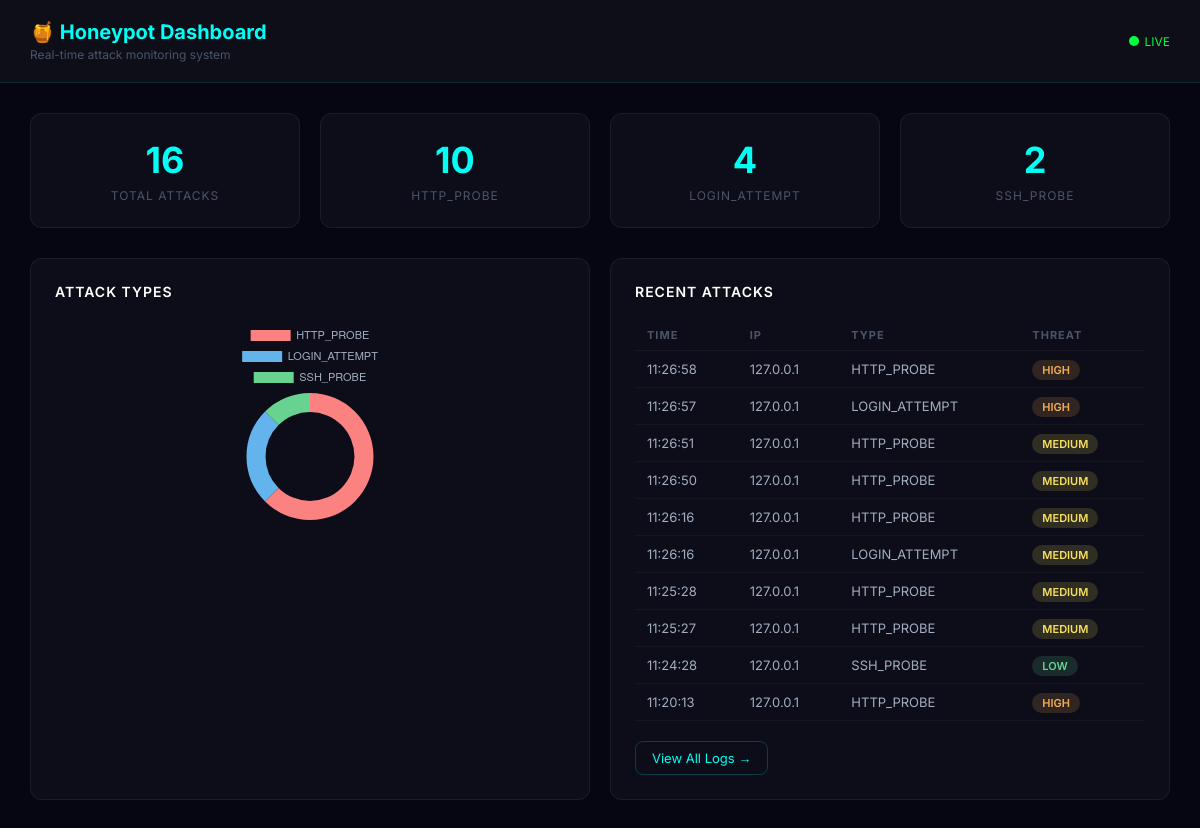
The page / on the database its author committed.
### tables this page shows
CREATE TABLE attacks (
            id INTEGER PRIMARY KEY AUTOINCREMENT,
            timestamp TEXT,
            ip_address TEXT,
            port INTEGER,
            attack_type TEXT,
            username TEXT,
            password TEXT,
            raw_data TEXT,
            threat_level TEXT
        );

### dashboard/app.py (the view)
@app.route('/')
def index():
    init_db()
    stats = get_stats()
    recent_attacks = get_all_attacks()[:10]
    return render_template('index.html', stats=stats, attacks=recent_attacks)

### core/database.py (called while the page is built)
def init_db():
    conn = sqlite3.connect(DB_PATH)
    cursor = conn.cursor()
    cursor.execute('''
        CREATE TABLE IF NOT EXISTS attacks (
            id INTEGER PRIMARY KEY AUTOINCREMENT,
            timestamp TEXT,
            ip_address TEXT,
            port INTEGER,
            attack_type TEXT,
            username TEXT,
            password TEXT,
            raw_data TEXT,
            threat_level TEXT
        )
    ''')
    conn.commit()
    conn.close()
    print("[DB] Database ready")

def get_all_attacks():
    conn = sqlite3.connect(DB_PATH)
    cursor = conn.cursor()
    cursor.execute('SELECT * FROM attacks ORDER BY timestamp DESC')
    rows = cursor.fetchall()
    conn.close()
    return rows

def get_stats():
    conn = sqlite3.connect(DB_PATH)
    cursor = conn.cursor()
    stats = {}
    cursor.execute('SELECT COUNT(*) FROM attacks')
    stats['total'] = cursor.fetchone()[0]
    cursor.execute('SELECT attack_type, COUNT(*) FROM attacks GROUP BY attack_type')
    stats['by_type'] = cursor.fetchall()
    cursor.execute('SELECT ip_address, COUNT(*) as cnt FROM attacks GROUP BY ip_address ORDER BY cnt DESC LIMIT 5')
    stats['top_ips'] = cursor.fetchall()
    conn.close()
    return stats

### dashboard/templates/index.html (shortened to what this page needs)
<!DOCTYPE html>
<html>
<head>
</head>
<body>
<div class="header">
    <div>
        <h1>🍯 Honeypot Dashboard</h1>
        <p>Real-time attack monitoring system</p>
    </div>
    <div class="live-badge">
        <span class="live-dot"></span> LIVE
    </div>
</div>
<div class="container">
    <div class="stats-grid">
        <div class="stat-card">
            <h2 id="total-count">{{ stats.total }}</h2>
            <p>Total Attacks</p>
        </div>
        {% for type in stats.by_type %}
        <div class="stat-card">
            <h2>{{ type[1] }}</h2>
            <p>{{ type[0] }}</p>
        </div>
        {% endfor %}
    </div>
    <div class="grid-2">
        <div class="card">
            <h3>Attack Types</h3>
            <div class="chart-wrap">
                <canvas id="attackChart"></canvas>
            </div>
        </div>
        <div class="card">
            <h3>Recent Attacks</h3>
            <table>
                <tr>
                    <th>Time</th>
                    <th>IP</th>
                    <th>Type</th>
                    <th>Threat</th>
                </tr>
                {% for attack in attacks %}
                <tr>
                    <td>{{ attack[1][11:19] }}</td>
                    <td>{{ attack[2] }}</td>
                    <td>{{ attack[4] }}</td>
                    <td>
                        <span class="badge {{ attack[8].lower() }}">
                            {{ attack[8] }}
                        </span>
                    </td>
                </tr>
                {% endfor %}
            </table>
            <a href="/logs" class="nav-link">View All Logs →</a>
        </div>
    </div>
</div>
<script>
const ctx = document.getElementById('attackChart').getContext('2d');
new Chart(ctx, {
    type: 'doughnut',
    data: {
        labels: [{% for t in stats.by_type %}'{{ t[0] }}',{% endfor %}],
        datasets: [{
            data: [{% for t in stats.by_type %}{{ t[1] }},{% endfor %}],
            backgroundColor: ['#fc8181', '#63b3ed', '#68d391'],
            borderWidth: 0
        }]
    },
    options: {
        plugins: { legend: { labels: { color: '#a0aec0', font: { size: 11 } } } },
        cutout: '70%'
    }
});
setInterval(() => {
    fetch('/api/stats')
        .then(r => r.json())
        .then(data => {
            document.getElementById('total-count').textContent = data.total;
        });
}, 5000);
</script>
</body>
</html>

### dashboard/templates/index.html (style rules this page uses)
* { margin: 0; padding: 0; box-sizing: border-box; }
body { background: #060612; font-family: 'Inter', Arial, sans-serif; color: #fff; min-height: 100vh; }
.header { background: rgba(255,255,255,0.03); border-bottom: 1px solid rgba(0,255,245,0.1); padding: 20px 30px; display: flex; align-items: center; justify-content: space-between; }
.header h1 { color: #00fff5; font-size: 20px; font-weight: 700; }
.header p { color: #4a5568; font-size: 12px; margin-top: 3px; }
.live-dot { width: 10px; height: 10px; background: #00ff41; border-radius: 50%; display: inline-block; margin-right: 6px; animation: pulse 1.5s infinite; }
.live-badge { color: #00ff41; font-size: 12px; display: flex; align-items: center; }
.container { padding: 30px; max-width: 1200px; margin: 0 auto; }
.stats-grid { display: grid; grid-template-columns: repeat(auto-fit, minmax(200px, 1fr)); gap: 20px; margin-bottom: 30px; }
.stat-card { background: rgba(255,255,255,0.03); border: 1px solid rgba(255,255,255,0.06); border-radius: 12px; padding: 24px; text-align: center; }
.stat-card h2 { font-size: 36px; font-weight: 700; color: #00fff5; margin-bottom: 6px; }
.stat-card p { color: #4a5568; font-size: 12px; text-transform: uppercase; letter-spacing: 1px; }
.grid-2 { display: grid; grid-template-columns: 1fr 1fr; gap: 20px; margin-bottom: 30px; }
.card { background: rgba(255,255,255,0.03); border: 1px solid rgba(255,255,255,0.06); border-radius: 12px; padding: 24px; }
.card h3 { color: #fff; font-size: 14px; font-weight: 600; margin-bottom: 20px; text-transform: uppercase; letter-spacing: 1px; }
.chart-wrap { width: 200px; margin: 0 auto; }
table { width: 100%; border-collapse: collapse; }
th { color: #4a5568; font-size: 11px; text-transform: uppercase; letter-spacing: 1px; padding: 8px 12px; text-align: left; border-bottom: 1px solid rgba(255,255,255,0.05); }
td { padding: 10px 12px; font-size: 13px; border-bottom: 1px solid rgba(255,255,255,0.03); color: #a0aec0; }
.badge { padding: 3px 10px; border-radius: 20px; font-size: 11px; font-weight: 600; }
.high { background: rgba(246,173,85,0.15); color: #f6ad55; }
.medium { background: rgba(246,224,94,0.15); color: #f6e05e; }
.low { background: rgba(104,211,145,0.15); color: #68d391; }
.nav-link { display: inline-block; margin-top: 20px; color: #00fff5; font-size: 13px; text-decoration: none; border: 1px solid rgba(0,255,245,0.2); padding: 8px 16px; border-radius: 8px; transition: all 0.2s; }

### rows shown on the page
attacks: id "10", attack_type "HTTP_PROBE", timestamp "11:25:28", ip_address "127.0.0.1", threat_level "MEDIUM"
attacks: id "4", attack_type "LOGIN_ATTEMPT"
attacks: timestamp "11:26:58", ip_address "127.0.0.1", attack_type "HTTP_PROBE", threat_level "HIGH"
attacks: timestamp "11:26:57", ip_address "127.0.0.1", attack_type "LOGIN_ATTEMPT", threat_level "HIGH"
attacks: timestamp "11:26:51", ip_address "127.0.0.1", attack_type "HTTP_PROBE", threat_level "MEDIUM"
attacks: timestamp "11:26:50", ip_address "127.0.0.1", attack_type "HTTP_PROBE", threat_level "MEDIUM"
attacks: timestamp "11:26:16", ip_address "127.0.0.1", attack_type "HTTP_PROBE", threat_level "MEDIUM"
attacks: timestamp "11:26:16", ip_address "127.0.0.1", attack_type "LOGIN_ATTEMPT", threat_level "MEDIUM"
attacks: timestamp "11:25:27", ip_address "127.0.0.1", attack_type "HTTP_PROBE", threat_level "MEDIUM"
attacks: timestamp "11:24:28", ip_address "127.0.0.1", attack_type "SSH_PROBE", threat_level "LOW"
attacks: timestamp "11:20:13", ip_address "127.0.0.1", attack_type "HTTP_PROBE", threat_level "HIGH"

### other values the page prints
{{ stats.total }} "16"
{{ type[1] }} "2"
{{ type[0] }} "SSH_PROBE"
chart data {{ t[0] }} HTTP_PROBE, LOGIN_ATTEMPT, SSH_PROBE
chart data {{ t[1] }} 10, 4, 2
